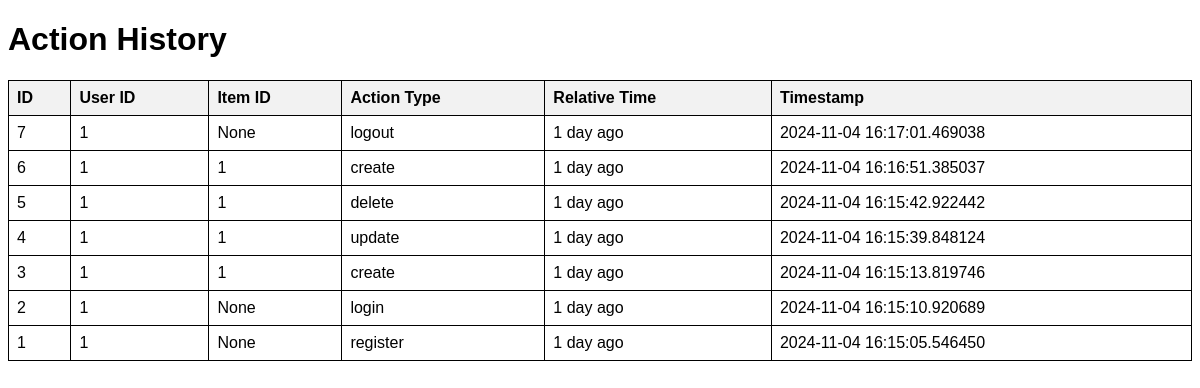
Page /history on the earlier database version.
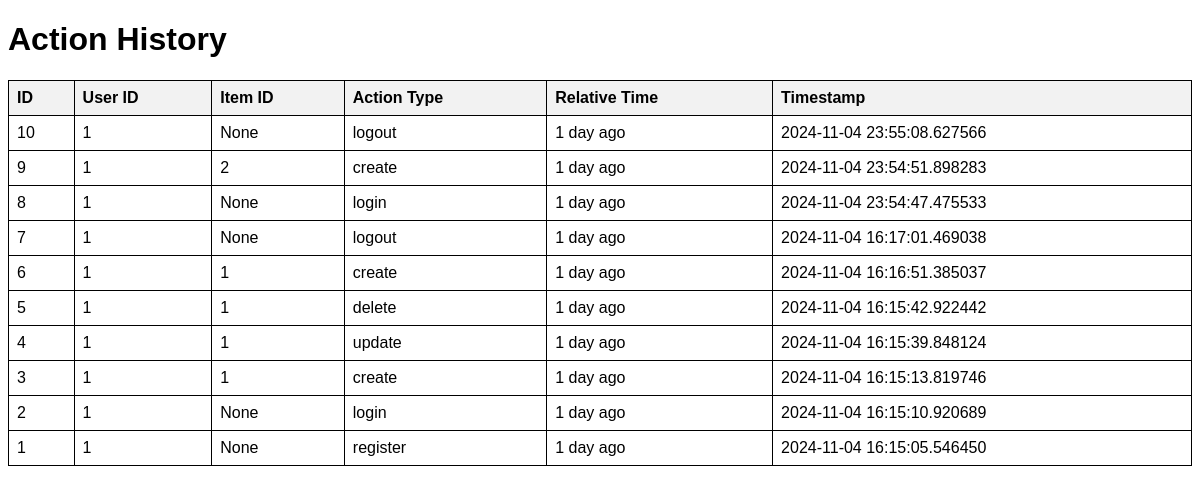
Same page on the later database version.
### model.py (models this page shows)
class History(db.Model):
    id = db.Column(db.Integer, primary_key=True)
    user_id = db.Column(db.Integer, nullable=False)
    item_id = db.Column(db.Integer, nullable=True)
    action_type = db.Column(db.String(50), nullable=False)
    timestamp = db.Column(db.DateTime, default=datetime.utcnow)

### routes/history.py (the view)
@history_blueprint.route('/history')
def show_history():
    try:
        history_data = History.query.order_by(History.timestamp.desc()).all()
        for i in history_data:
            i.relative_time = get_relative_time(i.timestamp)
        return render_template('history.html', history=history_data)
    except Exception as e:
        return jsonify({
            "status": "failed",
            "message": f"Error: {e}",
            "timestamp": datetime.now()
        }), 500

### routes/history.py (called while the page is built)
def get_relative_time(timestamp):
    now = datetime.now()
    delta = now - timestamp
    if delta.days > 1:
        return f"{delta.days} days ago"
    elif delta.days == 1:
        return "1 day ago"
    elif delta.seconds >= 3600:
        hours = delta.seconds // 3600
        return f"{hours} hours ago" if hours > 1 else "1 hour ago"
    elif delta.seconds >= 60:
        minutes = delta.seconds // 60
        return f"{minutes} minutes ago" if minutes > 1 else "1 minute ago"
    else:
        return "just now"

### templates/history.html (shortened to what this page needs)
<!DOCTYPE html>
<html lang="en">
<head>
</head>
<body>
    <h1>Action History</h1>
    <table>
        <thead>
            <tr>
                <th>ID</th>
                <th>User ID</th>
                <th>Item ID</th>
                <th>Action Type</th>
                <th>Relative Time</th>
                <th>Timestamp</th>
            </tr>
        </thead>
        <tbody>
            {% for entry in history %}
            <tr>
                <td>{{ entry.id }}</td>
                <td>{{ entry.user_id }}</td>
                <td>{{ entry.item_id }}</td>
                <td>{{ entry.action_type }}</td>
                <td>{{ entry.relative_time }}</td>
                <td>{{ entry.timestamp }}</td>
            </tr>
            {% endfor %}
        </tbody>
    </table>
</body>
</html>

Differences in the rows shown:
added History: id "10", user_id "1", item_id "None", action_type "logout", relative_time "1 day ago", timestamp "2024-11-04 23:55:08.627566"
added History: id "9", user_id "1", item_id "2", action_type "create", relative_time "1 day ago", timestamp "2024-11-04 23:54:51.898283"
added History: id "8", user_id "1", item_id "None", action_type "login", relative_time "1 day ago", timestamp "2024-11-04 23:54:47.475533"
